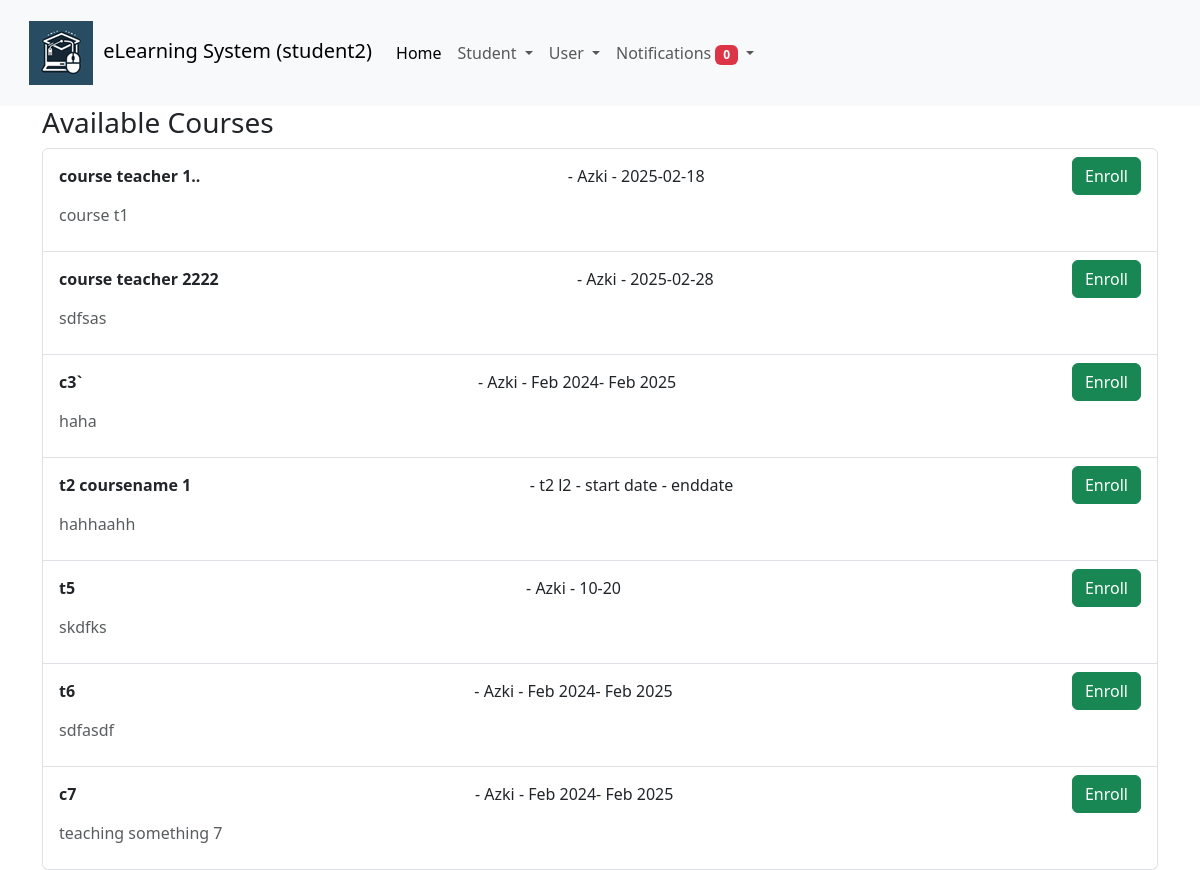
Page /course_enrollment/ (signed in) on the earlier database version.
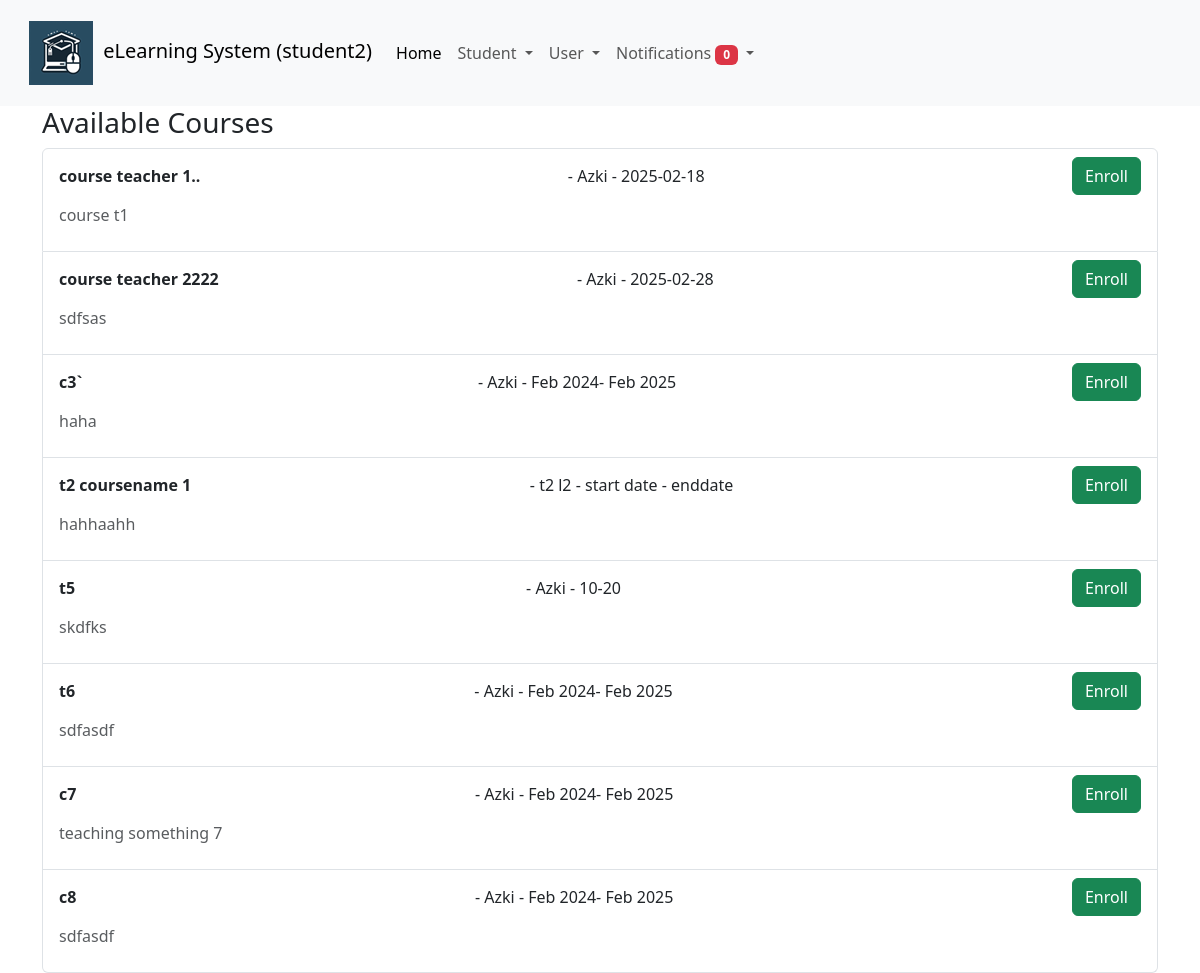
Same page on the later database version.
### lms/models.py (models this page shows, shortened)
class Course(models.Model):
    name = models.CharField(max_length=50)
    description = models.TextField(null=True, blank=True)
    startdate = models.CharField(max_length=50, null=True, blank=True)
    teacher = models.ForeignKey(Teacher, on_delete=models.CASCADE)

class Teacher(models.Model):
    app_user = models.OneToOneField(AppUser, on_delete=models.CASCADE)
    display_name = models.CharField(max_length=30)
    bio = models.TextField()
    last_update = models.DateTimeField(null=True, default=None)
    photo = models.ImageField(upload_to='profile_pics/', null=True, blank=True)  # New field

### lms/views.py (the view)
# urls.py: path('course_enrollment/', views.course_enrollment, name='course_enrollment'),
@login_required
def course_enrollment(request):
    user = request.user
    app_user = AppUser.objects.get(user=user)
    if app_user.account_type != 'S':
        return HttpResponseRedirect('/')
    student = Student.objects.get(app_user=app_user)
    enrolled_courses = Course_Student.objects.filter(student=student).values_list('course_id', flat=True)
    blocked_courses = Course_Student.objects.filter(student=student, blocked=True).values_list('course_id', flat=True)
    available_courses = Course.objects.exclude(id__in=enrolled_courses).exclude(id__in=blocked_courses)
    student_unread_notifications = StudentNotification.objects.filter(student=student, is_read=False)
    return render(request, 'lms/course_enrollment.html', {
        'student': student,
        'courses': available_courses,
        'account_type': 'S',
        'student_unread_notifications': student_unread_notifications
    })

### lms/templates/lms/course_enrollment.html (shortened to what this page needs)
{% extends "./base.html" %}
{% load django_bootstrap5 %}
{% block content %}
<div class="container">
    <p class="h3">Available Courses</p>
    <ul class="list-group">
        {% for course in courses %}
        <li class="list-group-item">
            <div class="d-flex justify-content-between align-items-center">
                <strong>{{ course.name }}</strong> - {{ course.teacher.display_name }} - {{ course.startdate }}
                <button class="btn btn-success enroll-btn" data-course-id="{{ course.id }}">Enroll</button>
            </div>
            <p class="mt-2 text-muted">{{ course.description }}</p>
        </li>
        {% empty %}
        <li class="list-group-item text-muted">No courses available for enrollment.</li>
        {% endfor %}
    </ul>
</div>
{% endblock %}

### lms/templates/lms/base.html (shortened to what this page needs)
{% load django_bootstrap5 %}
<!DOCTYPE html>
<html lang="en">
<head>
    {% bootstrap_css %}
</head>
<body>
    {% include 'lms/navbar.html' %}
    {% block content %}{% endblock %}
</body>
</html>

### lms/templates/lms/navbar.html (shortened to what this page needs)
{% load static %}
<nav class="navbar navbar-expand-lg bg-body-tertiary">
    <div class="container-fluid">
      {% if user.is_authenticated %}
      <nav class="navbar navbar-expand-lg bg-body-tertiary">
          <div class="container-fluid">
              <a class="navbar-brand">
                  <img src="{% static 'lms/logo.png' %}" style="padding: 0px 5px">
                  eLearning System ({{ user.get_username }})
              </a>
              <div class="collapse navbar-collapse" id="navbarSupportedContent">
                  <ul class="navbar-nav me-auto mb-2 mb-lg-0">
                      <li class="nav-item">
                          <a class="nav-link active" aria-current="page" href="/">Home</a>
                      </li>
                      {% if account_type == 'S' %}
                          {% include './navbar_student.html' %}
                      {% elif account_type == 'T' %}
                          {% include './navbar_teacher.html' %}
                      {% endif %}
                      <li class="nav-item dropdown">
                          <a class="nav-link dropdown-toggle" href="#" role="button"
                              data-bs-toggle="dropdown" aria-expanded="false">
                              User
                          </a>
                      </li>
                      {% if account_type == 'S' %}
                      <li class="nav-item dropdown">
                          <a class="nav-link dropdown-toggle position-relative" href="#"
                              role="button" data-bs-toggle="dropdown" aria-expanded="false">
                               Notifications
                              <span class="badge bg-danger" id="student-notification-badge">
                                  {{ student_unread_notifications.count }}
                              </span>
                          </a>
                      </li>
                      {% endif %}
                  </ul>
              </div>
          </div>
      </nav>
      {% endif %}
    </div>
</nav>

### lms/templates/lms/navbar_student.html (shortened to what this page needs)
<li class="nav-item dropdown">
  <a class="nav-link dropdown-toggle" href="#" role="button" data-bs-toggle="dropdown" aria-expanded="false">
    Student
  </a>
</li>

Differences in the rows shown:
added Course: name "c8", teacher.display_name "Azki", startdate "Feb 2024- Feb 2025", description "sdfasdf"
